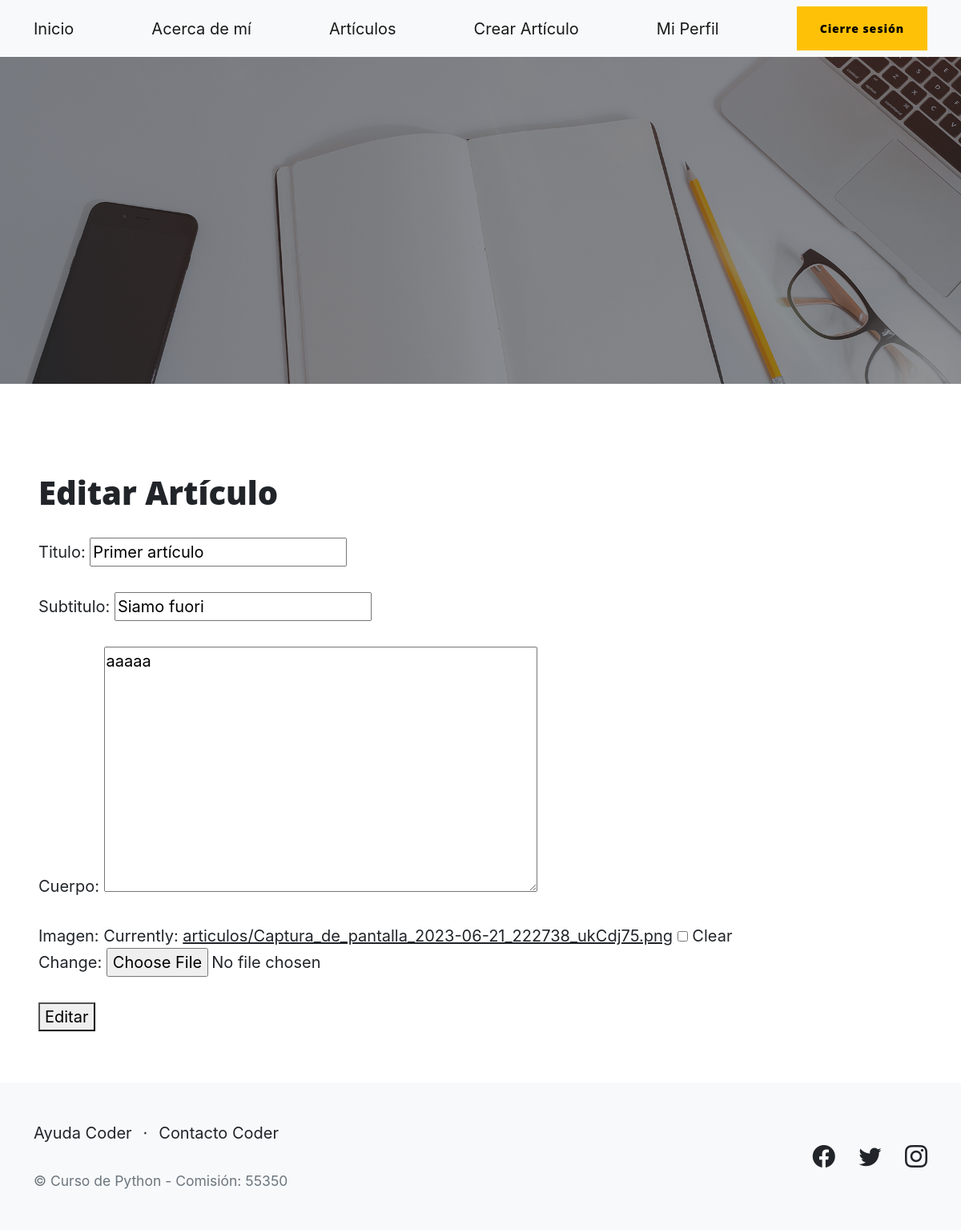
Screenshot of /pages/editar_articulo/16 (signed in) with the database file from the repository.
### pr_blogapp/models.py (models this page shows, shortened)
class Articulo(models.Model):
    titulo = models.CharField(max_length=200)
    subtitulo = models.CharField(max_length=200)
    cuerpo = models.TextField()
    autor = models.ForeignKey(User, on_delete=models.CASCADE)
    fecha = models.DateTimeField(auto_now_add=True)
    imagen = models.ImageField(upload_to='articulos', blank=True, null=True)

### pr_blogapp/views.py (the view, shortened to what this page needs)
# urls.py: path('editar_articulo/<int:pk>', EditarArticuloView.as_view(), name='editar_articulo'),
class EditarArticuloView(LoginRequiredMixin, UserPassesTestMixin, UpdateView):
    model = Articulo
    form_class = ArticuloForm
    template_name = 'pr_blogapp/editar_articulo.html'
    success_url = reverse_lazy ('lista_articulos')
    def test_func(self):
        articulo = self.get_object()
        return self.request.user == articulo.autor

### pr_blogapp/forms.py
class ArticuloForm(forms.ModelForm):
    class Meta:
        model = Articulo
        fields = ['titulo', 'subtitulo', 'cuerpo', 'imagen']

### pr_blogapp/templates/pr_blogapp/editar_articulo.html (shortened to what this page needs)
{% extends "base.html" %}
{% block contenido %}
<h1> Editar Artículo </h1>
<form method="POST" enctype="multipart/form-data">
    {{ form.as_p }}
    <button type="submit">Editar</button>
</form>
{% endblock contenido %}

### rows the page displays
Articulo: titulo "Primer artículo", subtitulo "Siamo fuori", cuerpo "aaaaa"
